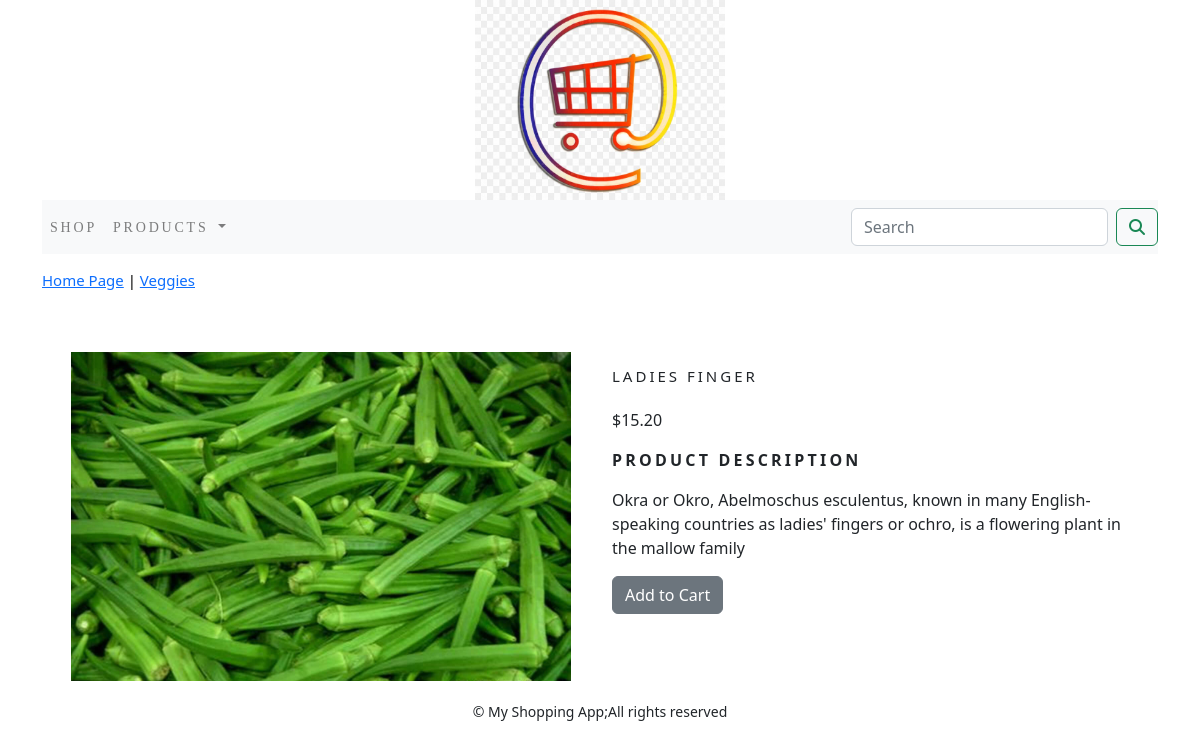
Page /shop/veggies/ladies-finger/ on the committed database.
### ecomapp/models.py (models this page shows, shortened)
class Product(models.Model):
    name=models.CharField(max_length=250,unique=True)
    slug = models.SlugField(max_length=250, unique=True)
    description=models.TextField()
    price=models.DecimalField(max_digits=10,decimal_places=2)
    category=models.ForeignKey(Category,on_delete=models.CASCADE)
    image=models.ImageField(upload_to='Product',blank=True)
    stock=models.IntegerField()
    available_yes_no=models.BooleanField(default=True)
    created_on=models.DateField(auto_now_add=True)
    updated_on=models.DateField(auto_now=True)

class Category(models.Model):
    name=models.CharField(max_length=250,unique=True)
    slug=models.SlugField(max_length=250,unique=True)
    desc=models.TextField()
    image=models.ImageField(upload_to='Category',blank=True)
    class Meta:
        ordering=('name',)
        verbose_name='category'
        verbose_name_plural='categories'
    def get_url(self):
        return reverse('ecomapp:products_by_category',args=[self.slug])
    def __str__(self):
        return '{}'.format(self.name)

### ecomapp/views.py (the view)
# urls.py: path('<slug:c_slug>/<slug:product_slug>/',views.proDetail,name="prodcatdetail")
def proDetail(request,c_slug,product_slug):
    try:
        product =Product.objects.get(category__slug=c_slug,slug=product_slug)
    except Exception as e:
        raise e
    return render(request,'product.html',{'product':product})

### cart/context_processors.py (called while the page is built)
def counter(request):
    item_count =0
    if 'admin' in request.path:
        return {}
    else:
        try:
            cart=Cart.objects.filter(cart_id=_cart_id(request))
            cart_items=CartItem.objects.all().filter(cart=cart[:1])
            for cart_item in cart_items:
                item_count += cart_item.quantity
        except Cart.DoesNotExist:
            item_count =0
    return dict(item_count=item_count)

### cart/views.py (called while the page is built)
def _cart_id(request):
    cart=request.session.session_key
    if not cart:
        cart=request.session.create()
    return cart

### ecomapp/context_processors.py (called while the page is built)
def menu_links(request):
    links=Category.objects.all()
    return dict(links=links)

### templates/product.html (shortened to what this page needs)
{% extends 'base.html' %}
{%  load static %}
{% block content %}
<div class="row my_product_row_class">
    <div class="mx_auto">
        <p>
            <a href="{% url 'ecomapp:allProdCat' %}">Home Page</a> |
            <a href="{{product.category.get_url}}">{{product.category}} </a>
        </p>
    </div>
</div>
<div class="container">
<br>
<div class="row">
    <div class="col-12 col-sm-12 col-md-12 col-lg-6 text-center">
        <div style="min-width:25rem">
            <img src="{{product.image.url}}" alt="{{product.name}}" width="500 px">
        </div>
    </div>
        <div class="col-12 col-sm-12 col-md-12 col-lg-6">
            <div>
            <h1 class="my_prod_title">{{product.name}}</h1>
            <p>${{product.price}}</p>
            <p class="my_title"><b>Product description</b></p>
            <p class="text_justify my_prod_text">{{product.description}}</p>
            {%if product.stock <= 0 %}
                <p class="text_justify my_prod_text"><b>{{product.name}} is Out of Stock</b></p>
            {% else %}
                <a class="btn btn-secondary" href="{% url 'cart:add_cart' product.id %}">Add to Cart</a>
            {% endif %}
        </div>
    </div>
</div>
</div>
{% endblock %}

### static/css/custom.css (style rules this page uses)
.my_title { font-size:16px; text-transform:uppercase; letter-spacing:.2em; }
.my_product_row_class { padding-top:15px; padding-bottom:20px; }
.my_product_row_class .mx_auto { color:#000; font-size:15px; text-decoration:none; }
.my_prod_title { font-size:15px; text-transform:uppercase; letter-spacing:.2em; padding-top:15px; padding-bottom:15px; }
.my_prod_text { padding-right:20px; }

### rows in the picture
Product: category "Veggies", image (picture), name "LADIES FINGER", price "15.20", description "Okra or Okro, Abelmoschus esculentus, known in many English-speaking countries as ladies' fingers or ochro, is a flowering plant in the mallow family"
